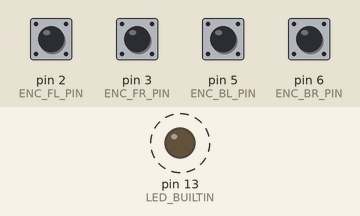
This sketch was run on a simulated Arduino Uno, built with avr-gcc and run on an emulated ATmega328P. Parts: output pins drawn as LEDs (lit = HIGH). Dashed ring = blinking. The test bench sets the inputs (shaded band); at power-on: pin 2 (ENC_FL_PIN), pin 3 (ENC_FR_PIN), pin 5 (ENC_BL_PIN), pin 6 (ENC_BR_PIN) HIGH. The ROS host is connected and sends only what is stated.

Above: at 0.2 s.
Timing chart, 0 to 3.0 s (numbered marks = the images above):
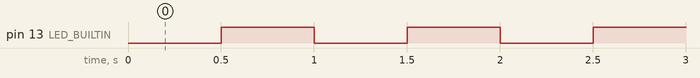

The sketch:

arduino_nano328_node.ino
```cpp
/* ---------------------------------------------------------------------------
# Licensing Information: You are free to use or extend these projects for
# education or reserach purposes provided that (1) you retain this notice
# and (2) you provide clear attribution to UC Berkeley, including a link
# to http://barc-project.com
#
# Attibution Information: The barc project ROS code-base was developed
# at UC Berkeley in the Model Predictive Control (MPC) lab by Jon Gonzales
# (jon.gonzales@berkeley.edu)  Development of the web-server app Dator was
# based on an open source project by Bruce Wootton, with contributions from
# Kiet Lam (kiet.lam@berkeley.edu). The RC Input code was based on sample code
# from http://rcarduino.blogspot.com/2012/04/how-to-read-multiple-rc-channels-draft.html
# --------------------------------------------------------------------------- */


// include libraries
#include <ros.h>
#include <std_msgs/Float32MultiArray.h>
#include <EnableInterrupt.h>

/**************************************************************************
CAR CLASS DEFINITION (would like to refactor into car.cpp and car.h but can't figure out arduino build process so far)
**************************************************************************/
class Car {
  public:
    void initEncoders();
    // Used for copying variables shared with interrupts to avoid read/write
    // conflicts later
    void readAndCopyInputs();
    // Getters
    int getEncoderFL();
    int getEncoderFR();
    int getEncoderBL();
    int getEncoderBR();
    float getVelEstFL();
    float getVelEstFR();
    float getVelEstBL();
    float getVelEstBR();

    // Interrupt service routines
    void incFR();
    void incFL();
    void incBR();
    void incBL();
    void calcVelocityEstimate();
  private:
    // Pin assignments
    const uint8_t ENC_FL_PIN = 2;
    const uint8_t ENC_FR_PIN = 3;
    const uint8_t ENC_BL_PIN = 5;
    const uint8_t ENC_BR_PIN = 6;

    // Car properties
    // unclear what this is for
    const uint8_t noAction = 0;


    // Utility variables to handle RC and encoder inputs
    volatile uint8_t updateFlagsShared;
    uint8_t updateFlags;
    const uint8_t FL_FLAG = 3;
    const uint8_t FR_FLAG = 4;
    const uint8_t BL_FLAG = 5;
    const uint8_t BR_FLAG = 6;

    // Number of encoder counts on tires
    // count tick on {FL, FR, BL, BR}
    // F = front, B = back, L = left, R = right
    volatile uint32_t FL_count_shared = 0;
    volatile uint32_t FR_count_shared = 0;
    volatile uint32_t BL_count_shared = 0;
    volatile uint32_t BR_count_shared = 0;
    uint32_t FL_count = 0;
    uint32_t FR_count = 0;
    uint32_t BL_count = 0;
    uint32_t BR_count = 0;
    uint32_t FL_count_old = 0;
    uint32_t FR_count_old = 0;
    uint32_t BL_count_old = 0;
    uint32_t BR_count_old = 0;
    float vel_FL = 0;
    float vel_FR = 0;
    float vel_BL = 0;
    float vel_BR = 0;


    // Timing parameters
    // F = front, B = back, L = left, R = right
    volatile unsigned long FL_new_time = 0;
    volatile unsigned long FR_new_time = 0;
    volatile unsigned long BL_new_time = 0;
    volatile unsigned long BR_new_time = 0;
    volatile unsigned long FL_old_time = 0;
    volatile unsigned long FR_old_time = 0;
    volatile unsigned long BL_old_time = 0;
    volatile unsigned long BR_old_time = 0;
    unsigned long FL_DeltaTime = 0;
    unsigned long FR_DeltaTime = 0;
    unsigned long BL_DeltaTime = 0;
    unsigned long BR_DeltaTime = 0;
};

// Boolean keeping track of whether the Arduino has received a signal from the ECU recently

const float pi = 3.141593;
const float R = 0.0235;        // radius of the wheel

// Initialize an instance of the Car class as car
Car car;

// Callback Functions
// These are really sad solutions to the fact that using class member functions
// as callbacks is complicated in C++ and I haven't figured it out. If you can
// figure it out, please atone for my sins.

void incFLCallback() {
  car.incFL();
}
void incFRCallback() {
  car.incFR();
}
void incBLCallback() {
  car.incBL();
}
void incBRCallback() {
  car.incBR();
}

// Variables for time step
volatile unsigned long dt;
volatile unsigned long t0;
volatile unsigned long led_t0;
volatile unsigned long vel_t0;      //velocity estimation timer

// Global message variables
// Encoder, RC Inputs, Electronic Control Unit, Ultrasound

std_msgs::Float32MultiArray encoder_msg;
std_msgs::Float32MultiArray vel_est_msg;

ros::NodeHandle nh;

ros::Publisher pub_encoder("encoder", &encoder_msg);
ros::Publisher pub_vel_est("vel_est", &vel_est_msg);


/**************************************************************************
ARDUINO INITIALIZATION
**************************************************************************/
void setup()
{
  // Set up encoders, rc input, and actuators
  car.initEncoders();

  // Start ROS node
  nh.initNode();

// initialize digital pin LED_BUILTIN as an output.
  pinMode(LED_BUILTIN, OUTPUT);

  // Publish and subscribe to topics
  nh.advertise(pub_encoder);
  nh.advertise(pub_vel_est);

  // Initialize encoder and velocity estimate messages
  encoder_msg.data_length = 4;
  static float encoder_data[4];
  encoder_msg.data = encoder_data;
  vel_est_msg.data_length = 4;
  static float vel_est_data[4];
  vel_est_msg.data = vel_est_data;

  // Arming ESC, 1 sec delay for arming and ROS
  t0 = millis();
  led_t0 = millis();


}


/**************************************************************************
ARDUINO MAIN lOOP
**************************************************************************/
void loop() {
  // compute time elapsed (in ms)
  dt = millis() - t0;

  // kill the motor if there is no ECU signal within the last 1s

  if (dt > 50) {
    car.readAndCopyInputs();

    // publish velocity estimate
    pub_vel_est.publish(&vel_est_msg);

    // publish encoder ticks
    encoder_msg.data[0] = car.getEncoderFL();
    encoder_msg.data[1] = car.getEncoderFR();
    encoder_msg.data[2] = car.getEncoderBL();
    encoder_msg.data[3] = car.getEncoderBR();
    pub_encoder.publish(&encoder_msg);

    t0 = millis();
  }

  if (millis() - vel_t0 >=100) {
    car.calcVelocityEstimate();
    vel_est_msg.data[0] = car.getVelEstFL();
    vel_est_msg.data[1] = car.getVelEstFR();
    vel_est_msg.data[2] = car.getVelEstBL();
    vel_est_msg.data[3] = car.getVelEstBR();
    vel_t0 = millis();
  }

  //led blink logic
  if (millis() - led_t0 >=500) {
    digitalWrite(LED_BUILTIN, !digitalRead(LED_BUILTIN));
    led_t0 = millis();
  }

  nh.spinOnce();
}

/**************************************************************************
CAR CLASS IMPLEMENTATION
**************************************************************************/

void Car::initEncoders() {
  pinMode(ENC_FR_PIN, INPUT_PULLUP);
  pinMode(ENC_FL_PIN, INPUT_PULLUP);
  pinMode(ENC_BR_PIN, INPUT_PULLUP);
  pinMode(ENC_BL_PIN, INPUT_PULLUP);
  enableInterrupt(ENC_FR_PIN, incFRCallback, CHANGE);
  enableInterrupt(ENC_FL_PIN, incFLCallback, CHANGE);
  enableInterrupt(ENC_BR_PIN, incBRCallback, CHANGE);
  enableInterrupt(ENC_BL_PIN, incBLCallback, CHANGE);
}

void Car::incFL() {
  FL_count_shared++;
  FL_old_time = FL_new_time;
  FL_new_time = micros();
  updateFlagsShared |= FL_FLAG;
}

void Car::incFR() {
  FR_count_shared++;
  FR_old_time = FR_new_time;
  FR_new_time = micros();
  updateFlagsShared |= FR_FLAG;
}

void Car::incBL() {
  BL_count_shared++;
  BL_old_time = BL_new_time;
  BL_new_time = micros();
  updateFlagsShared |= BL_FLAG;
}

void Car::incBR() {
  BR_count_shared++;
  BR_old_time = BR_new_time;
  BR_new_time = micros();
  updateFlagsShared |= BR_FLAG;
}

void Car::readAndCopyInputs() {
  // check shared update flags to see if any channels have a new signal
  if (updateFlagsShared) {
    // Turn off interrupts, make local copies of variables set by interrupts,
    // then turn interrupts back on. Without doing this, an interrupt could
    // update a shared multibyte variable while the loop is in the middle of
    // reading it
    noInterrupts();
    // make local copies
    updateFlags = updateFlagsShared;

    if(updateFlags & FL_FLAG) {
      FL_count = FL_count_shared;
      FL_DeltaTime = FL_new_time - FL_old_time;
    }
    if(updateFlags & FR_FLAG) {
      FR_count = FR_count_shared;
      FR_DeltaTime = FR_new_time - FR_old_time;
    }
    if(updateFlags & BL_FLAG) {
      BL_count = BL_count_shared;
      BL_DeltaTime = BL_new_time - BL_old_time;
    }
    if(updateFlags & BR_FLAG) {
      BR_count = BR_count_shared;
      BR_DeltaTime = BR_new_time - BR_old_time;
    }
    // clear shared update flags and turn interrupts back on
    updateFlagsShared = 0;
    interrupts();
  }
}

int Car::getEncoderFL() {
  return FL_count;
}
int Car::getEncoderFR() {
  return FR_count;
}
int Car::getEncoderBL() {
  return BL_count;
}
int Car::getEncoderBR() {
  return BR_count;
}
float Car::getVelEstFL() {
  return vel_FL;
}
float Car::getVelEstFR() {
  return vel_FR;
}
float Car::getVelEstBL() {
  return vel_BL;
}
float Car::getVelEstBR() {
  return vel_BR;
}

void Car::calcVelocityEstimate() {

    // vel = distance / time
    // distance = 2*pi*R/4 since there are 4 partitions,
    if(FL_count_old != FL_count){
        vel_FL = 0.5*pi*R/(FL_DeltaTime/1000000.0);    }
    else{ vel_FL = 0.0; }

    if(FR_count_old != FR_count){
        vel_FR = 0.5*pi*R/(FR_DeltaTime/1000000.0);    }
    else{ vel_FR = 0.0; }

    if(BL_count_old != BL_count){
        vel_BL = 0.5*pi*R/(BL_DeltaTime/1000000.0);    }
    else{ vel_BL = 0.0; }

    if(BR_count_old != BR_count){
        vel_BR = 0.5*pi*R/(BR_DeltaTime/1000000.0);    }
    else{ vel_BR = 0.0; }

    // update history
    FL_count_old = FL_count;
    FR_count_old = FR_count;
    BL_count_old = BL_count;
    BR_count_old = BR_count;
}
```

Measured:
- by itself, pin 13 (LED_BUILTIN): alternates HIGH for 0.50 s and LOW for 0.50 s
